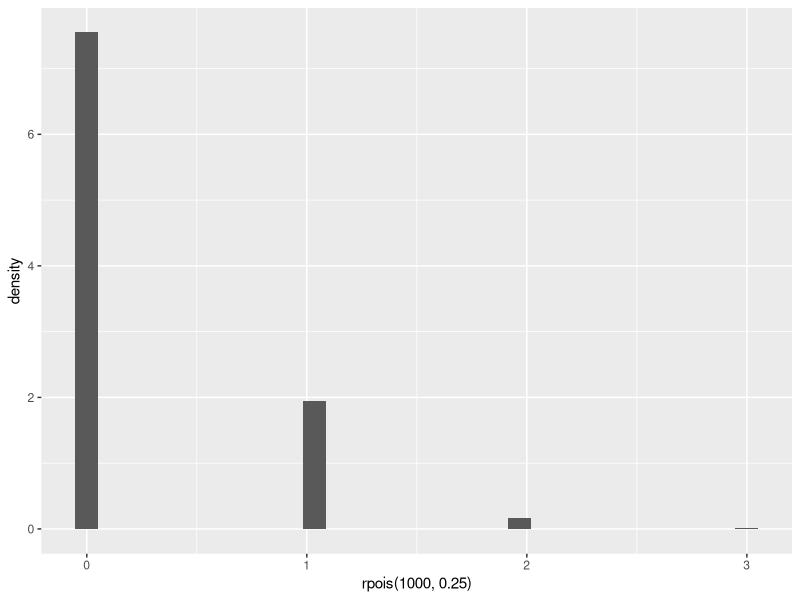
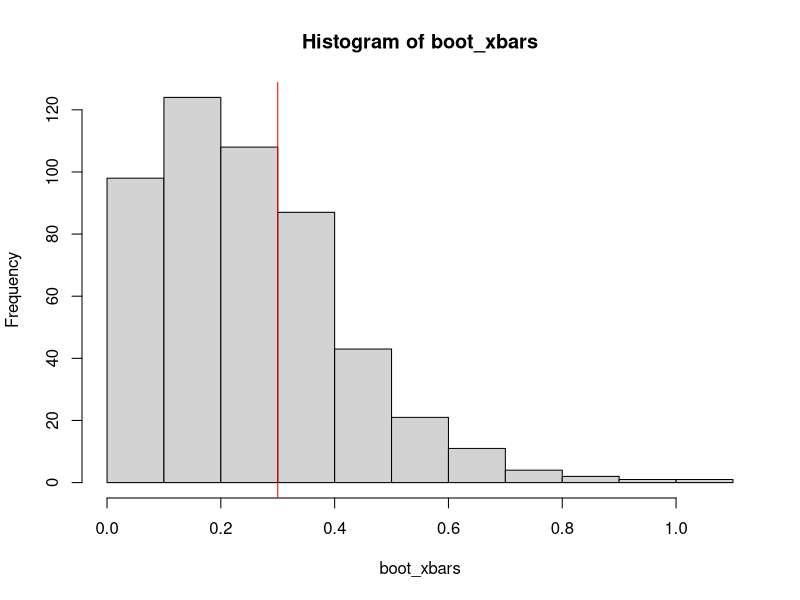

Source code (R) for these figures, in order:
## ---- chunk 1
library(ggplot2)
## ---- chunk 2
set.seed(12345)
x <- rnorm(10, 10, 2)
x
## ---- chunk 3
x_bar <- mean(x) 
x_bar
s <- sd(x)
s
se_xbar <- s/sqrt(10)
se_xbar
## ---- chunk 4
d_upper <- qnorm(0.975, mean = x_bar, sd = se_xbar) - x_bar
d_upper
d_lower <- qnorm(0.025, mean = x_bar, sd = se_xbar) - x_bar
d_lower
CI <- c(x_bar - d_upper, x_bar - d_lower)
CI
## ---- chunk 5
set.seed(123456)
pois_samp <- rpois(10, lambda = 0.25)
pois_samp
## ---- chunk 6
x_bar <- mean(pois_samp)
x_bar
## ---- chunk 7
ggplot() +
  aes(x = rpois(1000, 0.25), y = ..density..) +
  geom_histogram()
## ---- chunk 8
set.seed(123456)
boot_samp <- replicate(500, rpois(10, lambda=x_bar))
class(boot_samp)
dim(boot_samp)
boot_xbars <- colMeans(boot_samp)
## ---- chunk 9
hist(boot_xbars)
abline(v = x_bar, col = "red")
## ---- chunk 10
d_upper = quantile(boot_xbars, probs = 0.975) - x_bar
d_lower = quantile(boot_xbars, probs = 0.025) - x_bar

c(x_bar - d_upper, x_bar - d_lower)
2*x_bar - quantile(boot_xbars, probs = c(0.975, 0.025))
## ---- chunk 11
set.seed(123456)
samp <- rpois(10, lambda = 0.25)
samp
## ---- chunk 12
x_bar <- mean(samp)
x_bar
## ---- chunk 13
set.seed(12345)
boot_samp2 <- replicate(500, sample(samp, size = 10, replace = TRUE))
boot_xbars2 <- colMeans(boot_samp2)
## ---- chunk 14
d_upper = quantile(boot_xbars2, probs = 0.975) - x_bar
d_lower = quantile(boot_xbars2, probs = 0.025) - x_bar

c(x_bar - d_upper, x_bar - d_lower)
2*x_bar - quantile(boot_xbars2, probs = c(0.975, 0.025))
